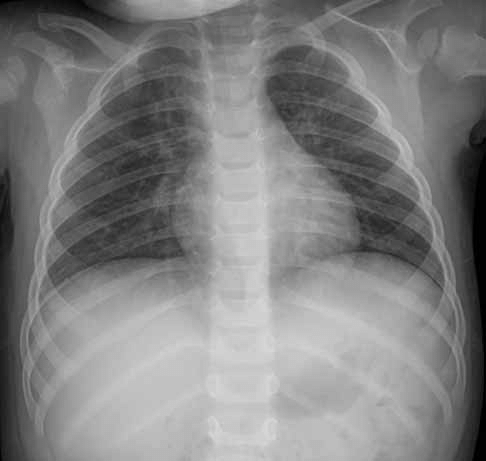
#> input picture lab3/inversion.png, 486 x 461 px
$ python task5.py
#> lines starting #> are read from the running program, lines starting #| are printed output that depends on the picture
import cv2
import matplotlib.pyplot as plt

image_path = 'inversion.png'
image = cv2.imread(image_path, cv2.IMREAD_GRAYSCALE)
#> image is the input picture: shape (461, 486); min 0, max 219, mean 128.5
inverted_image = 255 - image
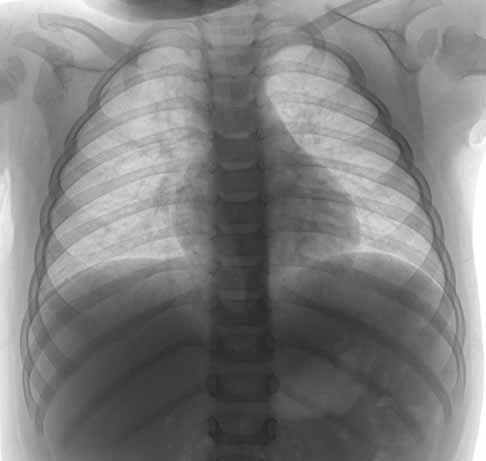
#> inverted_image: shape (461, 486); min 36, max 255, mean 126.5

fig, axes = plt.subplots(1, 2)

axes[0].imshow(image, cmap='gray')
axes[0].set_title('Original Image')
axes[0].axis('off')

axes[1].imshow(inverted_image, cmap='gray')
axes[1].set_title('Inverted Image')
axes[1].axis('off')

plt.show()
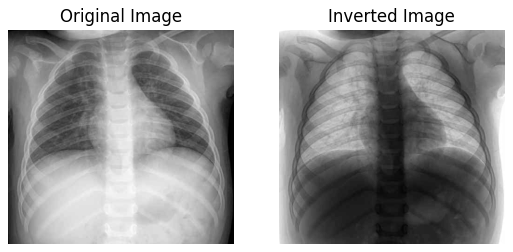
#> figure drawn by matplotlib, 2 panels
